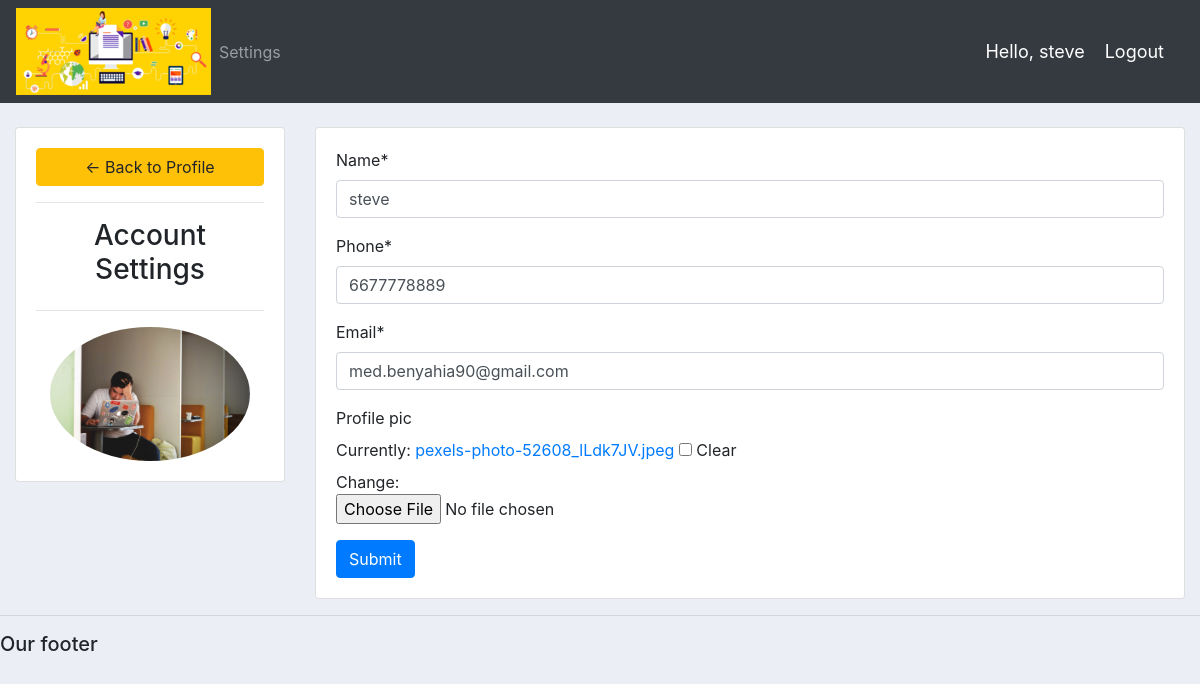
/account/ (signed in), run on the app's committed database.
### accounts/models.py (models this page shows, shortened)
class Customer(models.Model):
	user = models.OneToOneField(User, null=True,blank = True ,on_delete=models.CASCADE)
	name = models.CharField(max_length=200, null=True)
	phone = models.CharField(max_length=200, null=True)
	email = models.CharField(max_length=200, null=True)
	profile_pic = models.ImageField(default="profile1.png", null=True, blank=True)
	date_created = models.DateTimeField(auto_now_add=True, null=True)

### accounts/decorators.py (the view)
		def wrapper_func(request, *args, **kwargs):
			group = None
			if request.user.groups.exists():
				group = request.user.groups.all()[0].name
			if group in allowed_roles:
				return view_func(request, *args, **kwargs)
			else:
				return HttpResponse('You are not authorized to view this page')

### accounts/forms.py
class CustomerForm(ModelForm):
	class Meta:
		model = Customer
		fields = '__all__'
		exclude = ['user']

### accounts/views.py (called while the page is built)
@login_required(login_url='login')
@allowed_users(allowed_roles=['customer'])
def accountSettings(request):
	customer = request.user.customer
	form = CustomerForm(instance=customer)
	if request.method == 'POST':
		form = CustomerForm(request.POST, request.FILES,instance=customer)
		if form.is_valid():
			form.save()
	context = {'form':form}
	return render(request, 'accounts/account_settings.html', context)

### accounts/templates/accounts/account_settings.html (shortened to what this page needs)
{%  extends 'accounts/main.html' %}
{% load static %}
{% load crispy_forms_tags %}
{% block content %}
<br>
<div class="row">
	<div class="col-md-3">
		<div class="card card-body">
			<a class="btn btn-warning" href="{% url 'home' %}"> &#8592; Back to Profile</a>
			<hr>
			<h3 style="text-align: center">Account Settings</h3>
			<hr>
			<img class="profile-pic" src="{{request.user.customer.profile_pic.url}}" >
		</div>
	</div>
	<div class="col-md-9">
		<div class="card card-body">
			<form method="POST" action="" enctype="multipart/form-data">
				{{form|crispy}}
			<input class="btn btn-primary" type="submit" name="Update Information">
			</form>
		</div>
	</div>
</div>
{% endblock %}

### accounts/templates/accounts/navbar.html (shortened to what this page needs)
{% load static %}
<nav class="navbar navbar-expand-lg navbar-dark bg-dark">
 <img src="{% static 'images/log.png' %}">
  <div class="collapse navbar-collapse" id="navbarNav">
    <ul class="navbar-nav">
      {% if request.user.is_staff %}
      <li class="nav-item active">
        <a class="nav-link" href="{% url 'home' %}">Dashboard</a>
      </li>
      <li class="nav-item">
        <a class="nav-link" href="{% url 'products' %}">Products</a>
      </li>
      {% else %}
       <li class="nav-item">
        <a class="nav-link" href="{% url 'account' %}">Settings</a>
      </li>
      {% endif %}
    </ul>
  </div>
  <span class="hello-msg">Hello, {{request.user}}</span>
  <span ><a  class="hello-msg" href="{% url 'logout' %}">Logout</a></span>
</nav>

### static/css/main.css (style rules this page uses)
body { background-color: #ebeff5; }

### accounts/templates/accounts/navbar.html (style rules this page uses)
.hello-msg { font-size: 18px; color: #fff; margin-right: 20px; }

### accounts/templates/accounts/account_settings.html (style rules this page uses)
.profile-pic { max-width: 200px; max-height:200px; margin: 0 auto; border-radius: 50%; }

### data on the page
Customer: name "steve", phone "6677778889", email "med.benyahia90@gmail.com"

### other printed values
{{ request.user }} "steve"
